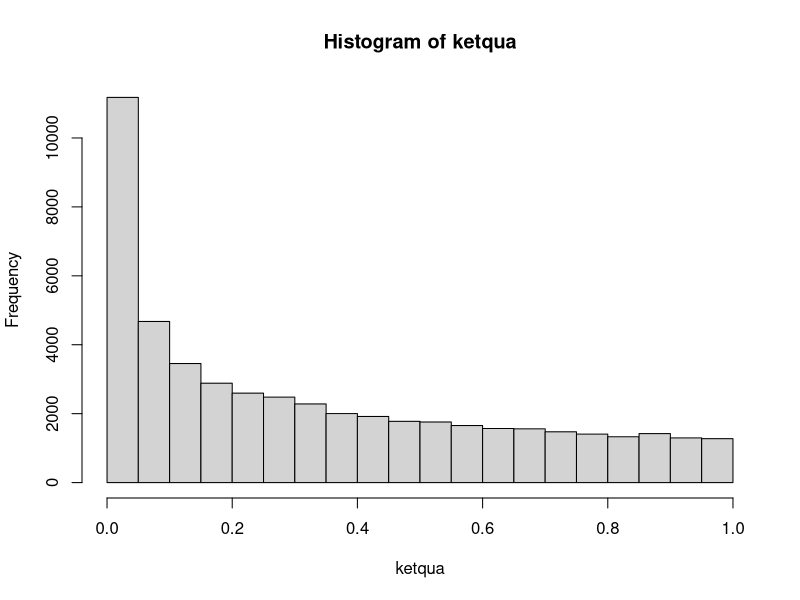

Recreate this plot in R.
#Cau 1:
#a) Bang phan phoi xac suat cua X
#Voi X la so vien dan trung bia
X <- function(){
  khanang <- c(1, 0)
  thosan1 <- sample(khanang, 1, prob = c(0.2, 0.8))
  thosan2 <- sample(khanang, 1, prob = c(0.4, 0.6))
  thosan3 <- sample(khanang, 1, prob = c(0.6, 0.4))
  return(thosan1 + thosan2 + thosan3)
}
pfX <- function(N){
  ketqua <- replicate(N, X())
  return (table(ketqua)/N)
}
pfX(50000)
#b) So vien dan trung bia khong qua 1 
X_khong_qua_1 <- function(){
  khanang <- c(1, 0)
  thosan1 <- sample(khanang, 1, prob = c(0.2, 0.8))
  thosan2 <- sample(khanang, 1, prob = c(0.4, 0.6))
  thosan3 <- sample(khanang, 1, prob = c(0.6, 0.4))
  return(thosan1 + thosan2 + thosan3 <= 1)
}
tansuat <- function(N){
  ketqua <- replicate(N, X_khong_qua_1())
  return (sum(ketqua)/N)
}
tansuat(50000)

#Cau 2:
#a)
#Ham chon canh x trong [0, 1]
X <- function(){
  x <- runif(1, min = 0, max = 1)
  return (x^2)
}
#Ve histogram
histY <- function(N){
  ketqua <- replicate(N, X())
  hist(ketqua)
}
histY(50000)
#b) Xac suat de dien tich hinh vuong khong qua 0.5 m2
X <- function(){
  x <- runif(1, min = 0, max = 1)
  return (x^2 <= 0.5)
}
tansuat <- function(N){
  ketqua <- replicate(N, X())
  return (sum(ketqua)/N)
}
tansuat(500000)
